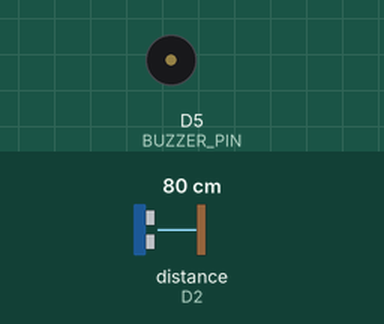
A sketch run on a simulated ESP8266 (NodeMCU). Shown: buzzer (waves = sounding, pin HIGH). Wiring (inferred from the names in the program): ultrasonic range finder: trigger D1; echo D2. Inputs (shaded band) come from the test bench; at power-on: distance to the obstacle (sensor on D2) 80 cm. The echo pulse lasts 58.3 µs per cm; WiFi joins after 1.5 s; servers stay silent unless stated; uploads are accepted with an empty reply; the local clock reads 2024-03-15 10:24:30 at power-on unless the sketch sets it; pins used as bus, display or sensor lines are not drawn; what the sketch prints to the serial monitor is not drawn.

Above: at 2.9 s.
3.0 s: distance to the obstacle (sensor on D2) set to 83 cm
4.5 s: distance to the obstacle (sensor on D2) set to 2 cm
At 5.16 s:
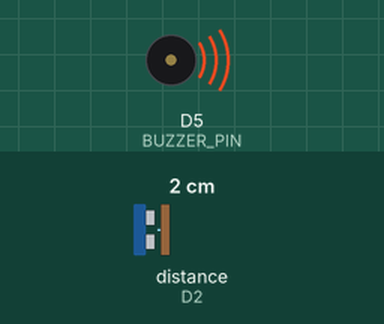
Timing chart, 0 to 13.5 s (numbered marks = the images above; inputs shaded):
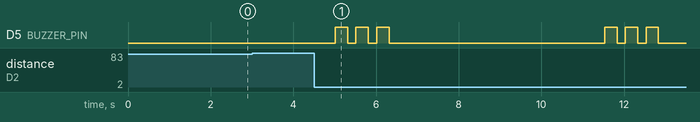

The sketch:

test_ultrasonic1.ino
```cpp
/*
 * ระบบตรวจจับคนผ่านประตู (HC-SR04)
 *
 * การต่อสายไฟ:
 *   HC-SR04 TRIG → D1
 *   HC-SR04 ECHO → D2
 *   HC-SR04 VCC  → 3.3V
 *   HC-SR04 GND  → GND
 *   Buzzer +     → D5
 *   Buzzer -     → GND
 */

#include <ESP8266WiFi.h>
#include <ESP8266HTTPClient.h>
#include <WiFiClientSecure.h>
#include <time.h>

const char* ssid     = "PP";
const char* password = "12345678";

#define LINE_TOKEN "+WCQuf3X+jrVPNhe61leiOB9TSgimmcEtn2YeK2q5DUV8amp4mCVY8kNzNIfw5fQVvc5dwR4JwzhcogU1WDo6SresUC5D4IZYqWpGtODwWbUnwjPSaWj3k0fUoU/Bwus6FiyxKYib5zfAIWHu5jVygdB04t89/1O/w1cDnyilFU="
#define USER_ID    "Uf72325ea6cc9aee84558f42e01a07e33"

#define TRIG_PIN   D1
#define ECHO_PIN   D2
#define BUZZER_PIN D5

#define DETECT_DISTANCE_CM  80
#define COOLDOWN_MS         5000

unsigned long lastAlertTime = 0;

int timezone = 7 * 3600;
int dst = 0;

// ================================================

String getTimestamp() {
  time_t now = time(nullptr);
  if (now < 86400) return "ไม่สามารถดึงเวลาได้";
  struct tm* t = localtime(&now);
  char buf[30];
  strftime(buf, sizeof(buf), "%d/%m/%Y %H:%M:%S", t);
  return String(buf);
}

String jsonEscape(String s) {
  s.replace("\\", "\\\\");
  s.replace("\"", "\\\"");
  s.replace("\n", "\\n");
  s.replace("\r", "");
  return s;
}

void sendLine(String message) {
  if (WiFi.status() != WL_CONNECTED) return;

  WiFiClientSecure client;
  client.setInsecure();
  HTTPClient http;

  http.begin(client, "https://api.line.me/v2/bot/message/push");
  http.addHeader("Content-Type", "application/json");
  http.addHeader("Authorization", "Bearer " + String(LINE_TOKEN));

  String payload =
    "{\"to\":\"" + String(USER_ID) + "\","
    "\"messages\":[{\"type\":\"text\",\"text\":\""
    + jsonEscape(message) + "\"}]}";

  int code = http.POST(payload);
  Serial.println("[LINE] " + String(code));
  http.end();
}

// ✅ แก้: timeout ลดจาก 30,000 → 8,000 µs
//    (ระยะ 80cm ใช้เวลาประมาณ 4,700 µs ก็พอแล้ว)
float readDistanceCM() {
  digitalWrite(TRIG_PIN, LOW);
  delayMicroseconds(2);
  digitalWrite(TRIG_PIN, HIGH);
  delayMicroseconds(10);
  digitalWrite(TRIG_PIN, LOW);

  long duration = pulseIn(ECHO_PIN, HIGH, 8000); // ✅ 8,000 µs แทน 30,000
  if (duration == 0) return -1.0;
  return duration * 0.034 / 2.0;
}

void triggerBuzzer() {
  for (int i = 0; i < 3; i++) {
    digitalWrite(BUZZER_PIN, HIGH);
    delay(300);
    digitalWrite(BUZZER_PIN, LOW);
    if (i < 2) delay(200);
  }
}

void alert(float dist) {
  // ✅ ข้อความ LINE ตามที่ต้องการ
  String msg = "❗❗ แจ้งเตือน ❗❗\n";
  msg += "📌 ตรวจพบผู้ป่วย ณ\n";
  msg += "บริเวณ รั้วบ้าน🏚\n";
  msg += "🕐 เวลา: " + getTimestamp();

  Serial.println(msg);
  triggerBuzzer();  // ✅ buzzer ก่อน (ไม่รอ LINE)
  sendLine(msg);    // ✅ ส่ง LINE หลัง buzzer
  lastAlertTime = millis();
}

// ================================================

void setup() {
  Serial.begin(115200);

  pinMode(TRIG_PIN,   OUTPUT);
  pinMode(ECHO_PIN,   INPUT);
  pinMode(BUZZER_PIN, OUTPUT);
  digitalWrite(TRIG_PIN,   LOW);
  digitalWrite(BUZZER_PIN, LOW);

  Serial.print("กำลังเชื่อม WiFi");
  WiFi.begin(ssid, password);
  while (WiFi.status() != WL_CONNECTED) {
    delay(500);
    Serial.print(".");
  }
  Serial.println("\nWiFi OK — IP: " + WiFi.localIP().toString());

  configTime(timezone, dst, "pool.ntp.org", "time.nist.gov");
  time_t now = time(nullptr);
  while (now < 86400) { delay(500); now = time(nullptr); }
  Serial.println("เวลา: " + getTimestamp());

  sendLine("🟢 ระบบพร้อมทำงาน\n⏰ " + getTimestamp());
  Serial.println("=== Ready | ระยะตรวจจับ: " + String(DETECT_DISTANCE_CM) + " cm ===");
}

void loop() {
  float dist = readDistanceCM();

  if (dist > 0 && dist < DETECT_DISTANCE_CM) {
    Serial.println("[Sensor] ตรวจพบ " + String(dist, 1) + " cm");

    if (millis() - lastAlertTime >= COOLDOWN_MS) {
      alert(dist);
    } else {
      Serial.println("[Cooldown] รอ " +
        String((COOLDOWN_MS - (millis() - lastAlertTime)) / 1000) + "s");
    }
  }

  // ✅ ลบ delay(100) ออกทั้งหมด → loop วนเร็วสุด
}
```

Measured:
- after the input at 4.5 s, D5 (BUZZER_PIN): LOW → HIGH after 0.52 s, → LOW 0.30 s later, → HIGH 0.20 s later, → LOW 0.30 s later, … (12 changes in this stretch)
